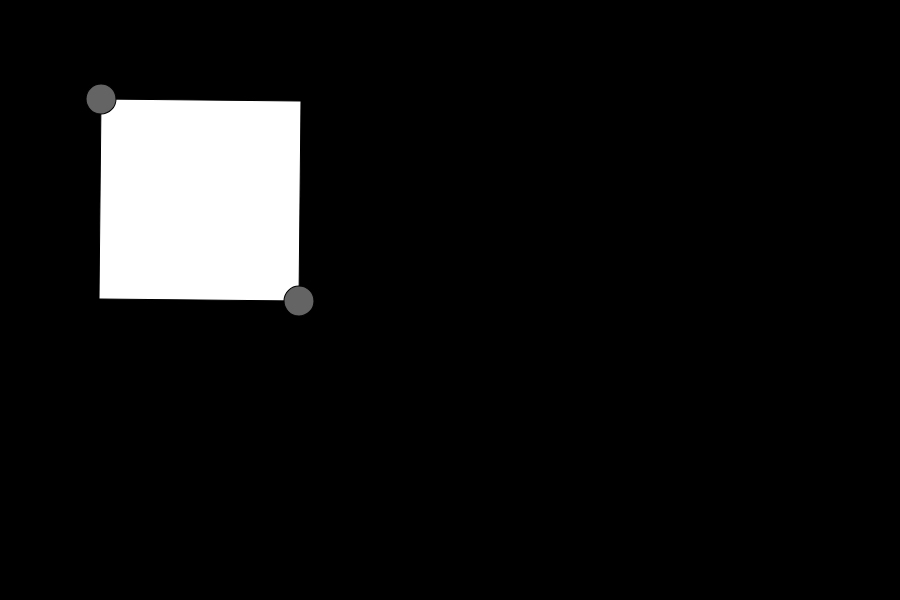
Frame 1 (no input)
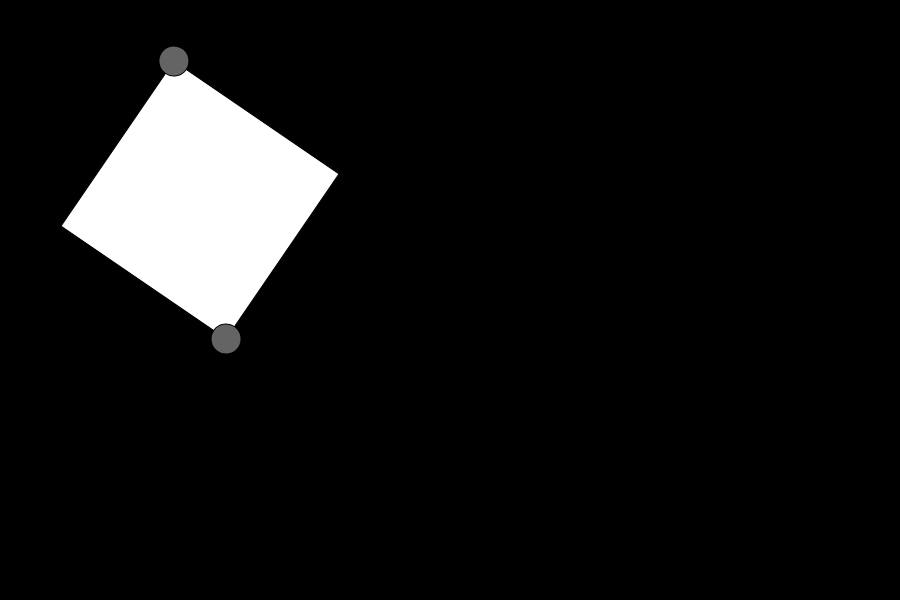
Frame 60 (no input)
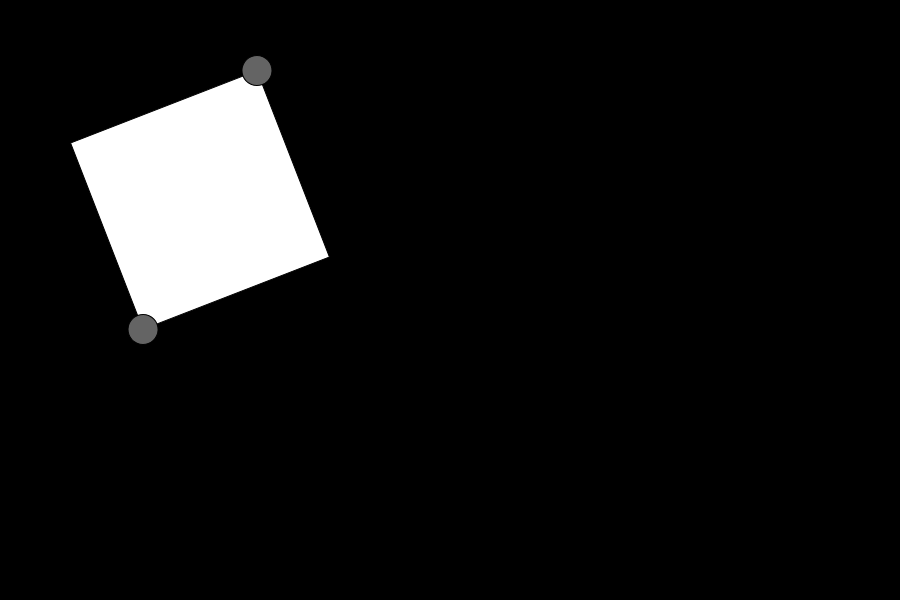
Frame 120 (the mouse pressed at the canvas centre since frame 60)

The p5.js sketch that drew these frames (run headless with seeded random() and noise() and a simulated clock; from frame 60 on, the mouse is pressed at the canvas centre):

// p5.js sketch
// ── sketch.js
function setup() {
    createCanvas(900, 600);
    background(0);
    rectMode(CENTER);
}

function draw() {
    
    background(0);
    
    //translation( mouseX, mouseY )
    //rotate1()
    //rotate2()
    //rotate3()   // recMode(CENTER)
    pushAndPop()  // recMode(CENTER)
}

function translation( x , y ){
    
    translate( x , y )

    fill(255)
    rect(0,0,30,70)
    rect(-30,40,30,30)
    rect(30,40,30,30)
}

function rotate1(){
    fill(255)
    rect(200,100,50,50)

    fill(100)
    rotate(frameCount/100)
    translate (200,100)
    rect(0,0,50,50)
}

function rotate2(){
    fill(255)
    rect(200,100,50,50)

    fill(100)
    translate (200,100)
    rotate(frameCount/100)
    rect(0,0,50,50)
}

function rotate3(){
    fill(255)
    rect(200,100,50,50)

    fill(100)
    translate (200,100)
    scale(0.5,0.5)
    rotate(frameCount/100)
    rect(0,0,50,50)
}

function pushAndPop(){
    fill(255)
    translate(200,200)
    rotate(frameCount/100)
    rect(0,0,200,200)

    fill(100)

    push()
    translate(100,100)
    ellipse(0,0,30)
    pop()

    push()
    translate(-100,-100)
    ellipse(0,0,30)
    pop()
}
